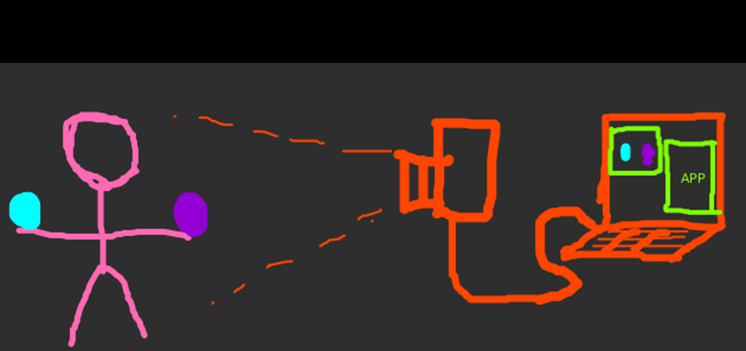
#> input picture Checkpoint/Imagem1.png, 746 x 351 px, given in place of the camera
$ python emulatecla.py
#> lines starting #> are read from the running program, lines starting #| are printed output that depends on the picture; after the words box and inside, x2 and y2 are one past the last pixel; in counts of white or black regions, pixels touching at a corner belong together
#> further down, frame is the input picture: shape (351, 746, 3); mean B, G, R 39, 42.2, 53.1
#!/usr/bin/python
# -*- coding: utf-8 -*-

# Programa simples com camera webcam e opencv que emula precionamento de teclas

import cv2
import os,sys, os.path
import numpy as np

#importes para emular precionamento de teclas
from pynput.keyboard import Key, Controller
import pynput
import time
import random

keys = [
    #Key.up,                                 # UP
    #Key.down,                               # DOWN
    #Key.left,                               # LEFT
    #Key.right,                              # RIGHT
    pynput.keyboard.KeyCode.from_char('S'),  # A
    pynput.keyboard.KeyCode.from_char('W'),  # B
    pynput.keyboard.KeyCode.from_char('a'),  # X
    #Key.enter,                              # START
    #Key.shift_r,                            # SELECT
]


#Inicializa o controle
keyboard = Controller()


#filtro baixo
image_lower_hsv1 = np.array([160,130,190])
image_upper_hsv1 = np.array([180,205,255])
#filtro alto
image_lower_hsv2 = np.array([0,130,190])
image_upper_hsv2 = np.array([10,205,255])


def filtro_de_cor(img_bgr, low_hsv, high_hsv):
    """ retorna a imagem filtrada"""
    img = cv2.cvtColor(img_bgr,cv2.COLOR_BGR2HSV)
#> img: shape (351, 746, 3); mean H, S, V 8.8, 24, 55.6
    mask = cv2.inRange(img, low_hsv, high_hsv)
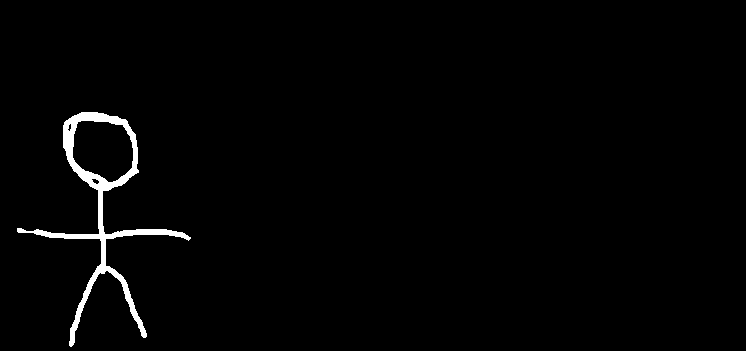
#> mask: shape (351, 746); 1.5% white; 1 white region
    return mask

def mascara_or(mask1, mask2):

    """ retorna a mascara or"""
    mask = cv2.bitwise_or(mask1, mask2)
    return mask

def mascara_and(mask1, mask2):
     """ retorna a mascara and"""
     mask = cv2.bitwise_and(mask1, mask2)

     return mask

def desenha_cruz(img, cX,cY, size, color):
     """ faz a cruz no ponto cx cy"""
     cv2.line(img,(cX - size,cY),(cX + size,cY),color,5)
     cv2.line(img,(cX,cY - size),(cX, cY + size),color,5)

def escreve_texto(img, text, origem, color):
     """ faz a cruz no ponto cx cy"""

     font = cv2.FONT_HERSHEY_SIMPLEX

     cv2.putText(img, str(text), origem, font,1,color,2,cv2.LINE_AA)


def image_da_webcam(img):
    """
    ->>> !!!! FECHE A JANELA COM A TECLA ESC !!!! <<<<-
        deve receber a imagem da camera e retornar uma imagems filtrada.
    """
    mask_hsv1 = filtro_de_cor(img, image_lower_hsv1, image_upper_hsv1)
    mask_hsv2 = filtro_de_cor(img, image_lower_hsv2, image_upper_hsv2)
#> in filtro_de_cor (call 2), `mask = cv2.inRange(img, low_hsv, high_hsv)`: mask: shape (351, 746); every value is 0

    mask_hsv = mascara_or(mask_hsv1, mask_hsv2)

    contornos, _ = cv2.findContours(mask_hsv, cv2.RETR_TREE, cv2.CHAIN_APPROX_SIMPLE)
#> contornos = 4 contours, 1 with area under 20; largest, box (x1, y1, x2, y2) and area: (17, 112, 191, 347) 6410, (72, 120, 134, 183) 2972, (91, 178, 100, 185) 30

    mask_rgb = cv2.cvtColor(mask_hsv, cv2.COLOR_GRAY2RGB)
#> mask_rgb: shape (351, 746, 3); 1.5% white; 1 white region, box (x1, y1, x2, y2) and area: (17, 112, 191, 347) 4006
    contornos_img = mask_rgb.copy()

    maior = None
    maior_area = 0
    for c in contornos:
        area = cv2.contourArea(c)

        if area > maior_area:
            maior_area = area
            maior = c
#> this loop made 4 passes
#> (area, maior_area) on pass 1: (6410.5, 6410.5)
#> area on passes 2, 4: 30, 2971.5
#> after the loop, maior = contour of 396 points, box (x1, y1, x2, y2) (17, 112, 191, 347), area 6410; maior_area = 6410.5

    escreve_texto(contornos_img, maior_area, (250,250), (255,255,0))
    if maior_area >=20000:
        #escreve no teclado
        texto = 'Perto W'
        origem = (200,50)
        escreve_texto(contornos_img, texto, origem, (0,0,255))
        print('Tecla: ', keys[1])
        keyboard.press(keys[1])
        time.sleep(0.1)
        keyboard.release(keys[1])
    elif maior_area <= 2000:
        texto = 'Muito longe nao escreve'
        origem = (200,50)
        escreve_texto(contornos_img, texto, origem, (0,0,255))
    else:
        texto = 'Longe S'
        origem = (200,50)
        escreve_texto(contornos_img, texto, origem, (0,0,255))
#> call 2 of escreve_texto, with text = 'Longe S', origem = (200, 50), color = (0, 0, 255)
#> in escreve_texto (call 2), `cv2.putText(img, str(text), origem, font,1,color,2,cv2.LINE_AA)`:
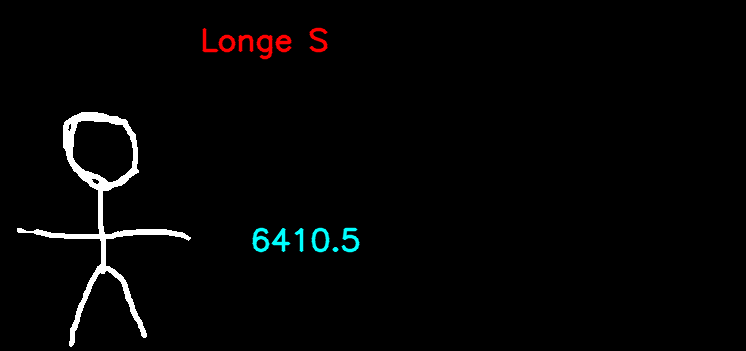
#> img: shape (351, 746, 3); mean B, G, R 4.8, 4.8, 4.9
        print('Tecla: ', keys[0])
        keyboard.press(keys[0])
        time.sleep(0.1)
        keyboard.release(keys[0])

    M = cv2.moments(maior)
#> M = moments, m00 6410.5, centre m10/m00, m01/m00 = (102.1, 181.1)

    # Verifica se existe alguma para calcular, se sim calcula e exibe no display
    if M["m00"] != 0:
        cX = int(M["m10"] / M["m00"])
#> cX = 102
        cY = int(M["m01"] / M["m00"])
#> cY = 181

        cv2.drawContours(contornos_img, [maior], -1, [255, 0, 0], 5)
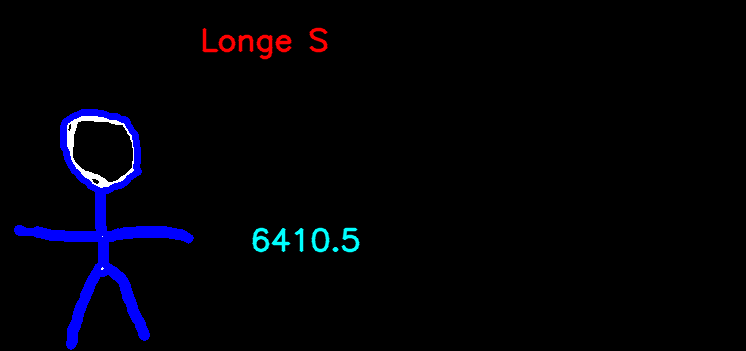
#> contornos_img: shape (351, 746, 3); 2.39% of pixels changed, all inside (x1, y1, x2, y2) = (14, 109, 194, 350)

        #faz a cruz no centro de massa
        desenha_cruz(contornos_img, cX,cY, 20, (0,0,255))


        # Para escrever vamos definir uma fonte
        texto = cY , cX
#> texto = (181, 102)
        origem = (0,50)
        escreve_texto(contornos_img, texto, origem, (0,255,0))
#> call 3 of escreve_texto, with text = (181, 102), origem = (0, 50), color = (0, 255, 0)
#> in escreve_texto (call 3), `cv2.putText(img, str(text), origem, font,1,color,2,cv2.LINE_AA)`:
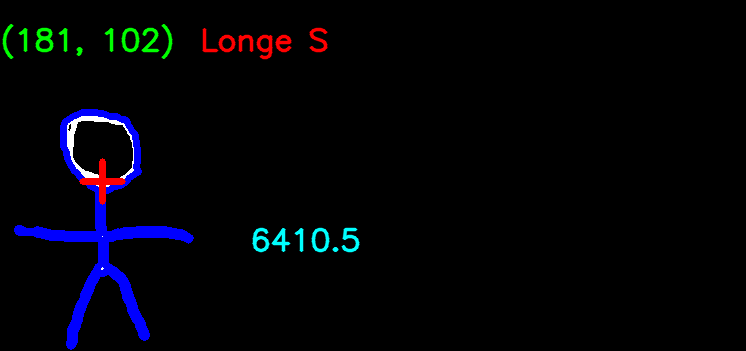
#> img: shape (351, 746, 3); mean B, G, R 7.5, 2.8, 2.2

    else:
    # se não existe nada para segmentar
        cX, cY = 0, 0
        # Para escrever vamos definir uma fonte
        texto = ' '
        origem = (0,50)
        escreve_texto(contornos_img, texto, origem, (0,0,255))


    return contornos_img

cv2.namedWindow("preview")
# define a entrada de video para webcam
vc = cv2.VideoCapture(0)

#vc = cv2.VideoCapture("video.mp4") # para ler um video mp4

#configura o tamanho da janela
vc.set(cv2.CAP_PROP_FRAME_WIDTH, 640)
vc.set(cv2.CAP_PROP_FRAME_HEIGHT, 480)

if vc.isOpened(): # try to get the first frame
    rval, frame = vc.read()
else:
    rval = False

while rval:

    img = image_da_webcam(frame) # passa o frame para a função imagem_da_webcam e recebe em img imagem tratada


    cv2.imshow("preview", img)
    cv2.imshow("original", frame)
    rval, frame = vc.read()
    key = cv2.waitKey(20)
#> (key Esc is pressed here)
    if key == 27: # exit on ESC
        break

cv2.destroyWindow("preview")
vc.release()
